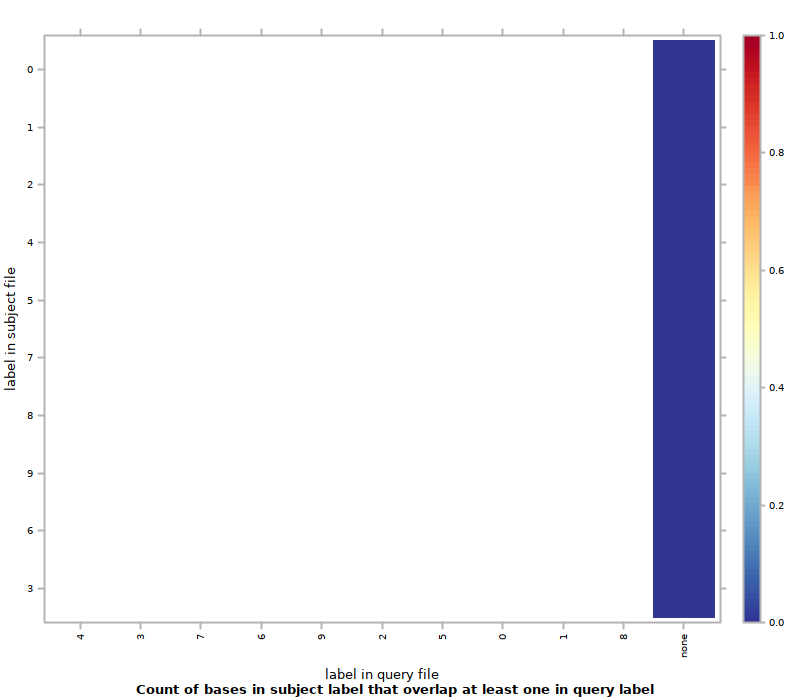

This figure's R source:
#!/usr/bin/env Rscript
## transcript produced by Segtools 1.1.14

segtools.r.dirname <-
  system2("python",
          c("-c", "'import segtools; print segtools.get_r_dirname()'"),
          stdout = TRUE)

source(file.path(segtools.r.dirname, 'common.R'))
source(file.path(segtools.r.dirname, 'overlap.R'))
save.overlap.performance('./K5seq30bp1bp/overlap-ordered', 'overlap.performance', './K5seq30bp1bp/overlap-ordered/overlap.tab', row.normalize = 'FALSE', mnemonic_file = './K5seq30bp1bp/overlap-direct/mnemonics1_new.txt', clobber = FALSE, col_mnemonic_file = './K5seq30bp1bp/overlap-direct/mnemonics2_new.txt')
save.overlap.heatmap('./K5seq30bp1bp/overlap-ordered', 'overlap', './K5seq30bp1bp/overlap-ordered/overlap.tab', clobber = FALSE, col_mnemonic_file = './K5seq30bp1bp/overlap-direct/mnemonics2_new.txt', cluster = FALSE, max_contrast = FALSE, row.normalize = 'FALSE', mnemonic_file = './K5seq30bp1bp/overlap-direct/mnemonics1_new.txt')
